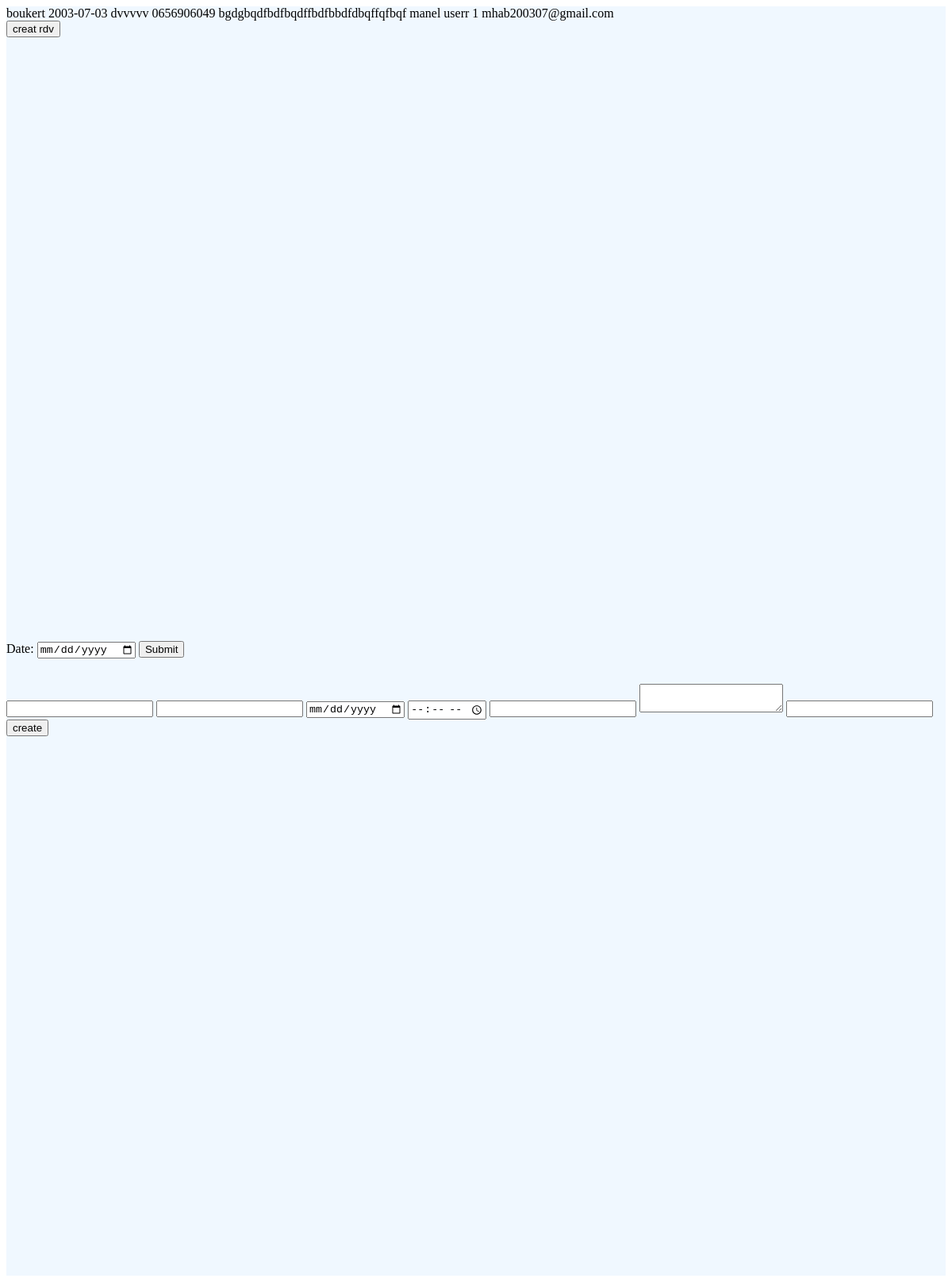
Screenshot of /profil_doctor/2 (signed in) with the database file from the repository.
### app.py (models this page shows, shortened)
class infod(db.Model):
    id = db.Column(db.Integer, primary_key=True)
    id_user = db.Column(db.Integer, db.ForeignKey('user.id'), nullable=False)
    prename = db.Column(db.String(30), nullable=False, default='userr')
    datn = db.Column(db.String(30), nullable=False, default='userr')
    adresse = db.Column(db.String(30), nullable=False, default='userr')
    Ntph = db.Column(db.String(12), nullable=False, default='userr')
    text = db.Column(db.Text)

class User(db.Model, UserMixin):
    id = db.Column(db.Integer, primary_key=True)
    name = db.Column(db.String(30), unique=False, nullable=False)
    email = db.Column(db.String(50), unique=True, nullable=False)
    password_hash = db.Column(db.String(200), nullable=False)
    infod = db.relationship('infod', backref='infod')
    info = db.relationship('info', backref='info')
    bro = db.Column(db.String(1), nullable=False, default=1)
    spi = db.Column(db.String(12), nullable=False, default='userr')
    wil = db.Column(db.String(2), nullable=False, default='userr')
    @property
    def password(self):
        raise AttributeError('password is not a readable')

### app.py (the view, shortened to what this page needs)
@app.route('/profil_doctor/<idu>', methods = ['POST','GET'])
@login_required
def profil_doctor(idu):
    form = rdvForm()
    idd = int(idu)
    user = User.query.filter(User.id==idd).first()
    inf = infod.query.filter(infod.id_user==idd).first()
    prename = inf.prename
    datn = inf.datn
    adresse = inf.adresse
    Ntph = inf.Ntph
    text = inf.text
    times = []
    if form.name.data == None:
     if request.method == 'POST':
        date_str = request.form['date']
        date_format = '%Y-%m-%d'
        try:
            date = datetime.datetime.strptime(date_str, date_format)
            start_time = datetime.datetime.combine(date, datetime.datetime.min.time())
            end_time = datetime.datetime.combine(date, datetime.datetime.max.time())
            current_time = start_time.replace(hour=8, minute=0)
            end_time = end_time.replace(hour=16, minute=0)
            pose_time = start_time.replace(hour=12, minute=0)
            print(pose_time)
            while current_time <= end_time:
                if ((not rdv.query.filter(rdv.date_to_do == current_time).first()) and (not current_time==pose_time)):
                    times.append(current_time.strftime('%I:%M %p'))
                current_time += timedelta(minutes=30)
            if len(times) > 0:
                times.pop()
        except ValueError:
            times = []
    return render_template('profil_doctor.html',form=form ,prename=prename ,datn=datn ,adresse=adresse ,Ntph=Ntph ,text=text, name=user.name, spi=user.spi, wil=user.wil, email=user.email, times=times)

### app.py (shortened to what this page needs)
class rdvForm(FlaskForm):
   name = StringField("title", validators=[DataRequired()])
   prename = StringField("title", validators=[DataRequired()])
   date_to_do = DateField('date_to_do', format='%Y-%m-%d', validators=[DataRequired()])
   time_to_do = TimeField('time_to_do', format='%H:%M', validators=[DataRequired()])
   drname = StringField("title", validators=[DataRequired()])
   text = StringField("text", widget=TextArea())
   ntph = StringField("tiliphon", validators=[DataRequired()])
   submit = SubmitField('create')

### app.py (called while the page is built)
@login_manager.user_loader
def load_user(user_id):
    return User.query.get(int(user_id))

### templates/profil_doctor.html (shortened to what this page needs)
<!DOCTYPE html>
<html lang="en">
<head>
    <link
    href="{{ url_for('static', filename='css/style_profil_doctor.css')}}"
    rel="stylesheet"
  />
</head>
<body>
    <section>
    {{prename}} {{datn}} {{adresse}} {{Ntph}} {{text}} {{name}} {{spi}} {{wil}} {{email}}
    <a href="#sec2"><button>creat rdv</button></a>
    </section>
    <section id="sec2">
    <form method="post">
        <label for="date">Date:</label>
        <input type="date" id="date" name="date" required>
        <button type="submit">Submit</button>
    </form>
    <form method="post">
      {{form.name()}}
      {{form.prename()}}
      {{form.date_to_do(type="date")}}
      {{form.time_to_do()}}
      {{form.drname()}}
      {{form.text()}}
      {{form.ntph()}}
      {{form.submit()}}
    </form>
    </section>
</body>
</html>

### static/css/style_profil_doctor.css (style rules this page uses)
section { display: flex; min-height: 100vh; width: 100%; background-color: #f0f8ff; background-position: center; background-size: cover; flex-direction: column; }

### rows the page displays
infod: prename "boukert", datn "2003-07-03", adresse "dvvvvv", Ntph "0656906049", text "bgdgbqdfbdfbqdffbdfbbdfdbqffqfbqf"
User: name "manel", spi "userr", email "mhab200307@gmail.com"

### other values shown
{{ wil }} "1"
